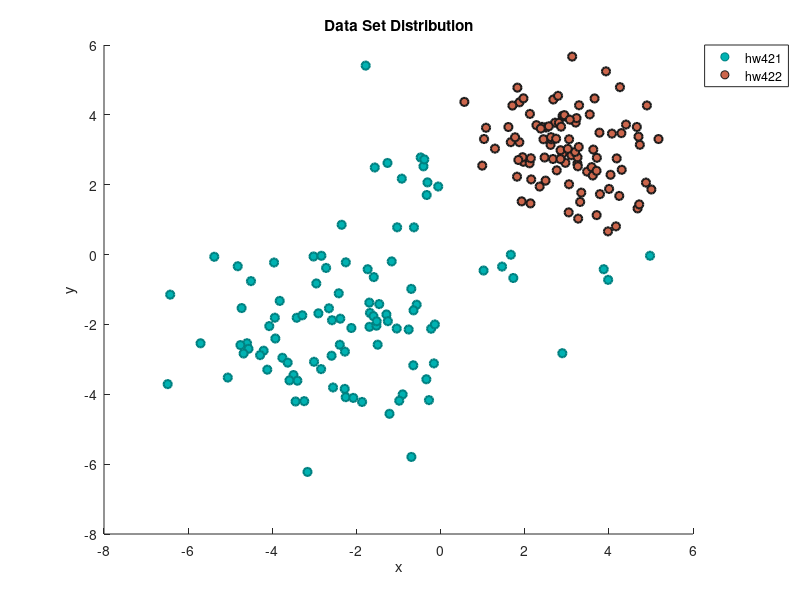
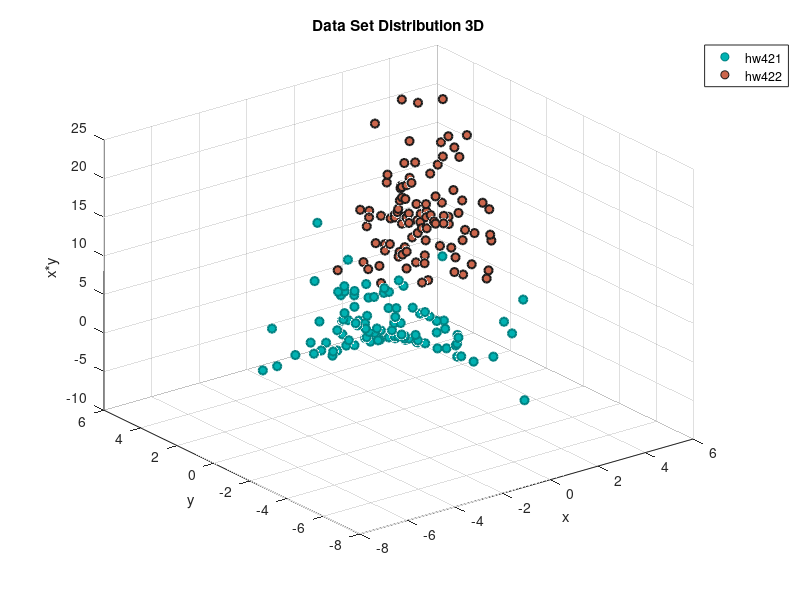

Reproduce these figures in MATLAB, in order.

load hw4.mat
d1=hw4_2_1;
d2=hw4_2_2;

% QUESTION 2-1

figure(1);  
scatter(d1(1,:),d1(2,:),'MarkerEdgeColor',[0 .5 .5],...
              'MarkerFaceColor',[0 .7 .7],...
              'LineWidth',1.5)
hold();
scatter(d2(1,:),d2(2,:),'MarkerEdgeColor',[.1 .1 .1],...
              'MarkerFaceColor',[.8 .4 .3],...
              'LineWidth',1.5)
xlabel('x')
ylabel('y')
legend('hw421','hw422','Location','northeastoutside')
title('Data Set Distribution')
hold();


% QUESTION 2-2
x1x2_d1=[d1(1,:).*d1(2,:)];
d1_3D=[d1(1,:);d1(2,:);x1x2_d1];

x1x2_d2=[d2(1,:).*d2(2,:)];
d2_3D=[d2(1,:);d2(2,:);x1x2_d2];

figure(2);
scatter3(d1(1,:),d1(2,:),x1x2_d1,'MarkerEdgeColor',[0 .5 .5],...
              'MarkerFaceColor',[0 .7 .7],...
              'LineWidth',1.5)
hold();
scatter3(d2(1,:),d2(2,:),x1x2_d2,'MarkerEdgeColor',[.1 .1 .1],...
              'MarkerFaceColor',[.8 .4 .3],...
              'LineWidth',1.5)
xlabel('x')
ylabel('y')
zlabel('x*y')
legend('hw421','hw422','Location','northeastoutside')
title('Data Set Distribution 3D')
hold();

% QUESTION 2-3
one = ones(1,100);

Y1=[one(1,:);d1(1,:);d1(2,:);x1x2_d1];
Y2=-1*[one(1,:);d2(1,:);d2(2,:);x1x2_d2];

Y=cat(2,Y1,Y2);
a=sum(Y,2)
ak=a;

theta=1;
iteration=0
n=1;
true=1;

while(true)
    iteration=iteration+1
    g=a'*Y;
    l=find(g<0);
    if(sqrt(ak'*ak)>theta)
        ak=n*sum(Y(:,l),2);
        a=a+ak 
    else
        true=0;
    end
end




